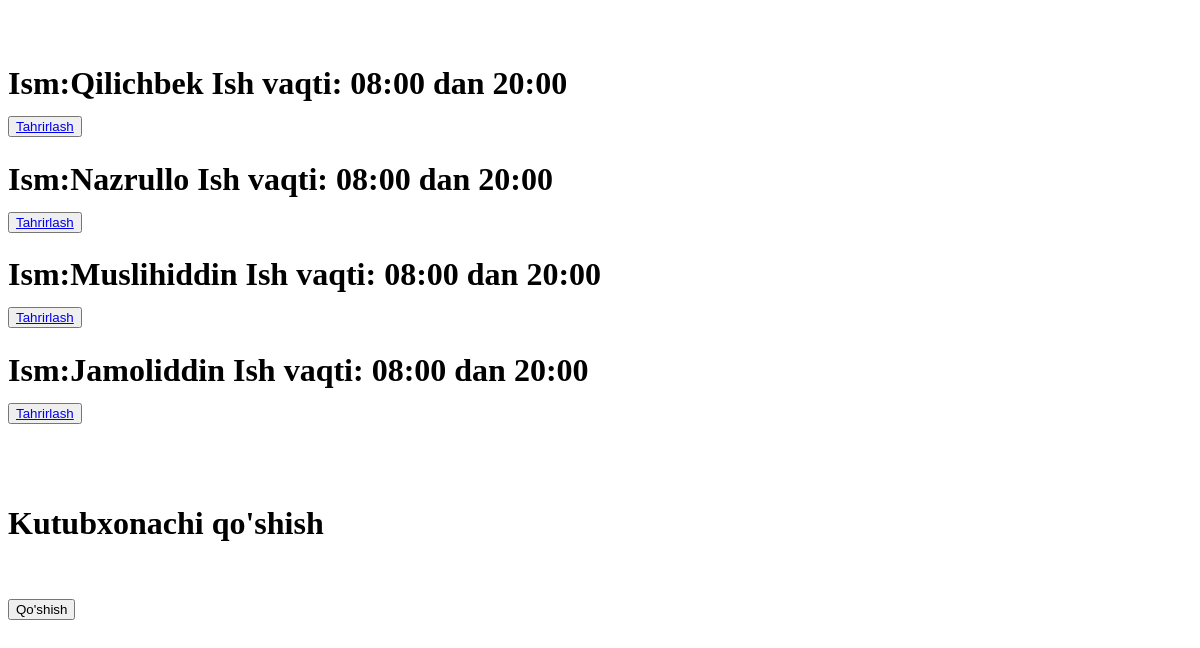
Before: /kutubxonachilar/ with the older database file.
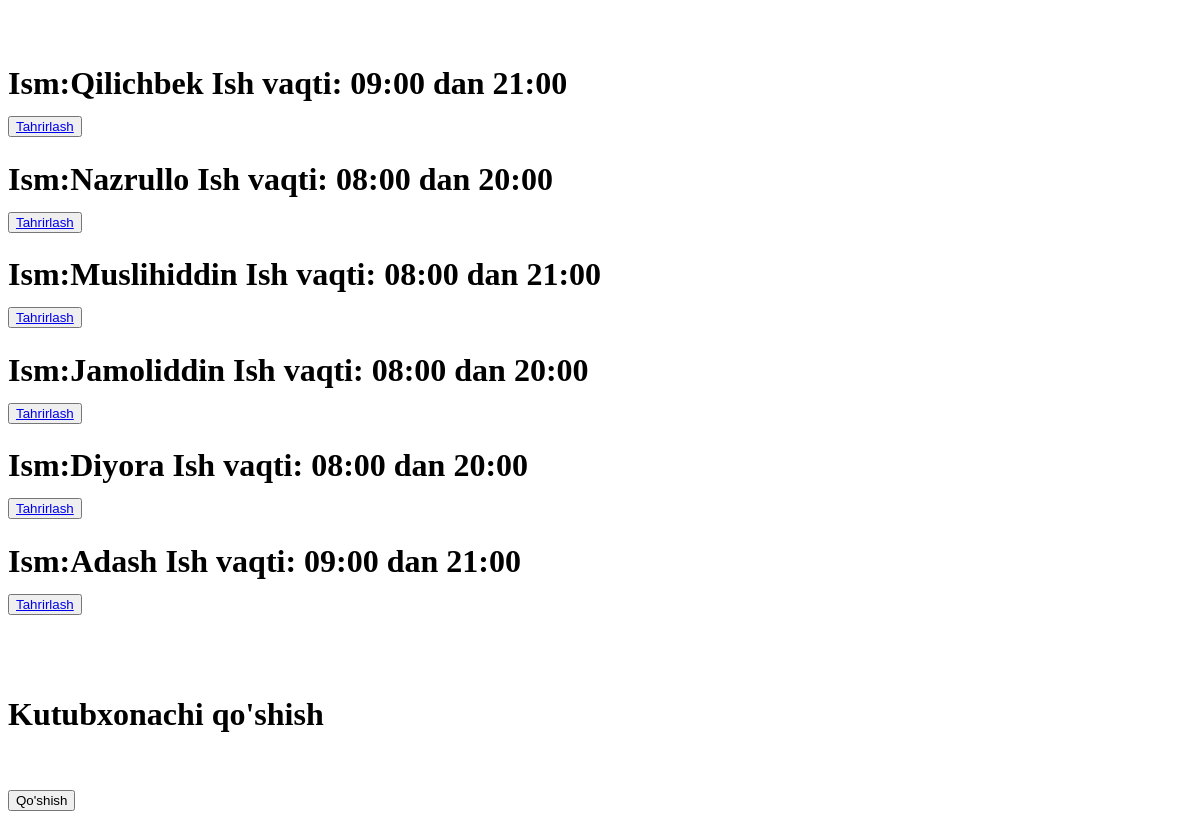
After: the same page with the newer database file.
### asosiy/models.py (models this page shows, shortened)
class Kutubxonachi(models.Model):
    ism = models.CharField(max_length=20)
    ish_vaqti = models.CharField(max_length=20)

### asosiy/views.py (the view)
# urls.py: path('kutubxonachilar/', kutubxonachilar),
def kutubxonachilar(request):
    context={
        "kutubxonachilar": Kutubxonachi.objects.all()
    }
    return render(request,'kutubxonachilar.html',context)

### templates/kutubxonachilar.html (shortened to what this page needs)
<!DOCTYPE html>
<html lang="en">
<head>
</head>
<body>
<br>
<br>
        {% for kutubxonachi in kutubxonachilar %}
            <h1>Ism:{{kutubxonachi.ism}} Ish vaqti: {{kutubxonachi.ish_vaqti}}<br>  <button type="submit"><a href="/kutubxonachi/{{kutubxonachi.id}}/tahrirlash/">Tahrirlash</a></button>  </h1>
        {% endfor %}
<br>
<br>
<h1>Kutubxonachi qo'shish</h1>
<br>
<br>
    <form method="post">{% csrf_token %}
        <button type="submit">Qo'shish</button>
    </form>
</body>
</html>

Changed rows visible on the page:
changed Kutubxonachi "Qilichbek": ish_vaqti "08:00 dan 20:00" → "09:00 dan 21:00"
changed Kutubxonachi "Muslihiddin": ish_vaqti "08:00 dan 20:00" → "08:00 dan 21:00"
added Kutubxonachi: ism "Diyora", ish_vaqti "08:00 dan 20:00"
added Kutubxonachi: ism "Adash", ish_vaqti "09:00 dan 21:00"
